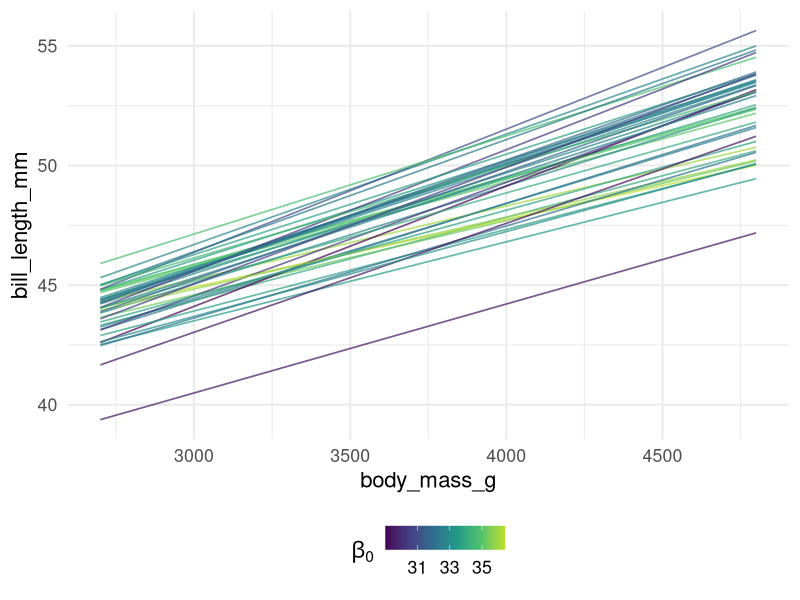
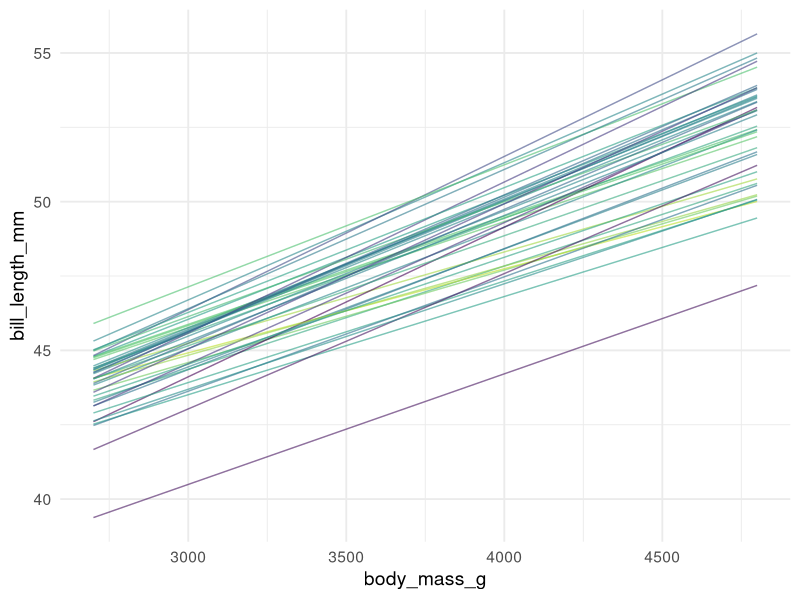
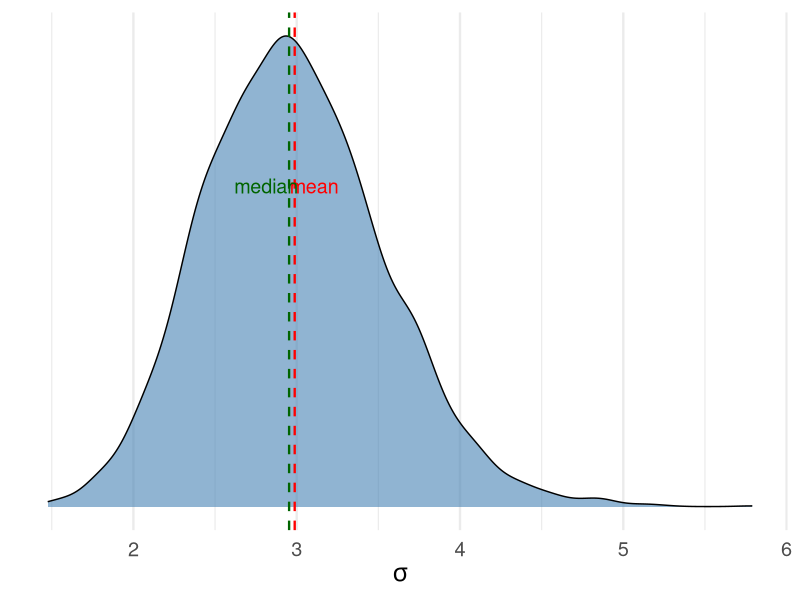

These figures' R source, in order:
## ---- chunk 1
#| echo: false
#| fig-width: 5
#| fig-height: 6

library(ggplot2)

set.seed(42)
n_draws <- 40
beta0 <- rnorm(n_draws, mean = 33, sd = 1.5)
beta1 <- rnorm(n_draws, mean = 0.004, sd = 0.0004)
# induce negative correlation
beta1 <- beta1 - 0.00025 * (beta0 - 33)

draws_df <- data.frame(
  draw = rep(1:n_draws, each = 2),
  beta0 = rep(beta0, each = 2),
  x = rep(c(2700, 4800), n_draws)
)
draws_df$y <- draws_df$beta0 + rep(beta1, each = 2) * draws_df$x

ggplot(draws_df, aes(x = x, y = y, group = draw, color = beta0)) +
  geom_line(linewidth = 0.6, alpha = 0.7) +
  scale_color_viridis_c(expression(beta[0]), end = 0.9) +
  labs(x = "body_mass_g", y = "bill_length_mm") +
  theme_minimal(base_size = 16) +
  theme(legend.position = "bottom")
## ---- chunk 2
#| echo: false
#| fig-width: 5
#| fig-height: 5

set.seed(42)
n_draws <- 40
b0 <- rnorm(n_draws, mean = 33, sd = 1.5)
b1 <- rnorm(n_draws, mean = 0.004, sd = 0.0004)
b1 <- b1 - 0.00025 * (b0 - 33)

sdf <- data.frame(
  draw = rep(1:n_draws, each = 2),
  b0 = rep(b0, each = 2),
  x = rep(c(2700, 4800), n_draws)
)
sdf$y <- sdf$b0 + rep(b1, each = 2) * sdf$x

ggplot(sdf, aes(x = x, y = y, group = draw, color = b0)) +
  geom_line(linewidth = 0.5, alpha = 0.6) +
  scale_color_viridis_c(expression(beta[0]), end = 0.9) +
  labs(x = "body_mass_g", y = "bill_length_mm") +
  theme_minimal(base_size = 14) +
  theme(legend.position = "none")
## ---- chunk 3
#| echo: false
#| fig-width: 5
#| fig-height: 6

library(ggplot2)

set.seed(42)
sigma_draws <- rgamma(4000, shape = 30, rate = 10)

ggplot(data.frame(sigma = sigma_draws), aes(x = sigma)) +
  geom_density(fill = "steelblue", alpha = 0.6) +
  geom_vline(aes(xintercept = mean(sigma)),
             linetype = "dashed", color = "red", linewidth = 0.8) +
  geom_vline(aes(xintercept = median(sigma)),
             linetype = "dashed", color = "darkgreen", linewidth = 0.8) +
  annotate("text", x = mean(sigma_draws) + 0.12, y = 0.5,
           label = "mean", color = "red", size = 5) +
  annotate("text", x = median(sigma_draws) - 0.14, y = 0.5,
           label = "median", color = "darkgreen", size = 5) +
  labs(x = expression(sigma), y = NULL) +
  scale_y_continuous(breaks = NULL) +
  theme_minimal(base_size = 18)
